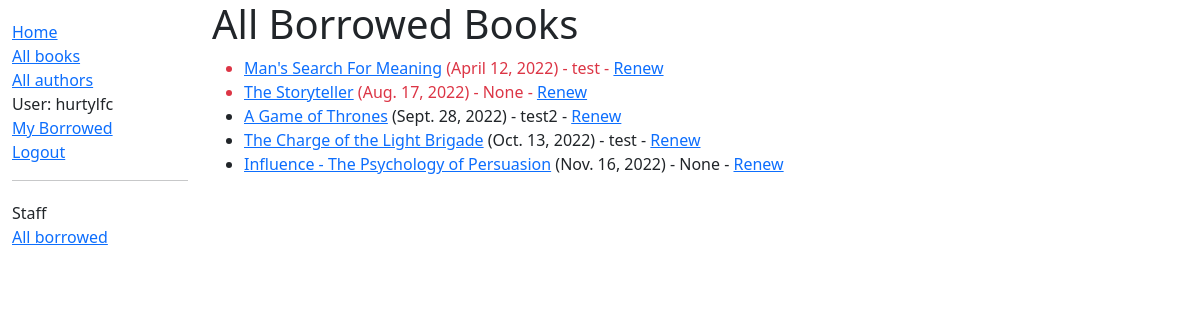
Page /catalog/borrowed/ (signed in) on the committed database.
### catalog/models.py (models this page shows, shortened)
class BookInstance(models.Model):
    id = models.UUIDField(primary_key=True, default=uuid.uuid4, help_text="Unique ID for this particular book across the whole library")
    book = models.ForeignKey("Book", on_delete=models.RESTRICT, null=True)
    imprint = models.CharField(max_length=200)
    due_back = models.DateField(null=True, blank=True)
    borrower = models.ForeignKey(User, on_delete=models.SET_NULL, null=True, blank=True)
    LOAN_STATUS = (
        ("m", "Maintenance"),
        ("o", "On loan"),
        ("a", "Available"),
        ("r", "Reserved")
    )
    status = models.CharField(
        max_length=1,
        choices=LOAN_STATUS,
        blank=True,
        default="m",
        help_text="Book availability",
    )
    class Meta:
        ordering = ["status", "due_back"]
        permissions = (("can_mark_returned", "Set book as returned"),)
    @property
    def is_overdue(self):
        return bool(self.due_back and date.today() > self.due_back)

class Book(models.Model):
    title = models.CharField(max_length=200)
    author = models.ForeignKey('Author', on_delete=models.SET_NULL, null=True)
    summary = models.TextField(max_length=1000, help_text="Enter a brief description of the book.")
    isbn = models.CharField('ISBN', max_length=13, unique=True, help_text="A 13 character <a href='https://www.isbn-international.org/content/what-isbn'>ISBN number</a>")
    genre = models.ManyToManyField(Genre, help_text="Select a genre for this book.")
    language = models.ForeignKey("Language", on_delete=models.SET_NULL, null=True)

### catalog/views.py (the view)
# urls.py: path("borrowed/", views.LoanedBooksAllListView.as_view(), name="all-borrowed"),
class LoanedBooksAllListView(PermissionRequiredMixin, generic.ListView):
    model = BookInstance
    permission_required = 'catalog.can_mark_returned'
    template_name = 'catalog/bookinstance_list_borrowed_all.html'
    paginate_by = 10
    def get_queryset(self):
        return BookInstance.objects.filter(status__exact='o').order_by('due_back')

### catalog/templates/catalog/bookinstance_list_borrowed_all.html
{% extends "base_generic.html" %}
{% block content %}
    <h1>All Borrowed Books</h1>
    {% if bookinstance_list %}
    <ul>
        {% for bookinst in bookinstance_list %}
        <li class="{% if bookinst.is_overdue %}text-danger{% endif %}">
            <a href="{% url 'book-detail' bookinst.book.pk %}">{{ bookinst.book.title }}</a>
            ({{ bookinst.due_back }}) {% if user.is_staff %}- {{ bookinst.borrower }}{% endif %}
            {% if perms.catalog.can_mark_returned %}- <a href="{% url 'renew-book-librarian' bookinst.id %}">Renew</a>{% endif %}
        </li>
        {% endfor %}
    </ul>
    {% else %}
    <p>There are no books borrowed.</p>
    {% endif %}
{% endblock %}

### catalog/templates/base_generic.html (shortened to what this page needs)
<!DOCTYPE html>
<html lang="en">
<head>
    <link href="https://cdn.jsdelivr.net/npm/bootstrap@5.1.3/dist/css/bootstrap.min.css" rel="stylesheet">
    {% load static %}
    <link rel="stylesheet" href="{% static 'css/styles.css' %}">
</head>
<body>
    <div class="container-fluid">
        <div class="row">
            <div class="col-sm-2">
                {% block sidebar %}
                <ul class="sidebar-nav">
                    <li><a href="{% url 'index' %}">Home</a></li>
                    <li><a href="{% url 'books' %}">All books</a></li>
                    <li><a href="{% url 'authors' %}">All authors</a></li>
                    {% if user.is_authenticated %}
                        <li>User: {{ user.get_username }}</li>
                        <li><a href="{% url 'my-borrowed' %}">My Borrowed</a></li>
                        <li><a href="{% url 'logout' %}?next={{ request.path }}">Logout</a></li>
                        {% else %}
                        <li><a href="{% url 'login' %}?next={{ request.path }}">Login</a></li>
                    {% endif %}
                    {% if user.is_staff %}
                    <hr>
                    <ul class="sidebar-nav">
                        <li>Staff</li>
                        {% if perms.catalog.can_mark_returned %}
                        <li><a href="{% url 'all-borrowed' %}">All borrowed</a></li>
                        {% endif %}
                    </ul>
                    {% endif %}
                </ul>
                {% endblock %}
            </div>
            <div class="col-sm-10">
                {% block content %}
                {% endblock %}
            </div>
        </div>
    </div>
</body>
</html>

### catalog/static/styles.css (style rules this page uses)
.sidebar-nav { margin-top: 20px; padding: 0; list-style: none; }

### rows in the picture
BookInstance: book "Man's Search For Meaning", due_back "April 12, 2022", borrower "test"
BookInstance: book "The Storyteller", due_back "Aug. 17, 2022", borrower "None"
BookInstance: book "A Game of Thrones", due_back "Sept. 28, 2022", borrower "test2"
BookInstance: book "The Charge of the Light Brigade", due_back "Oct. 13, 2022", borrower "test"
BookInstance: book "Influence - The Psychology of Persuasion", due_back "Nov. 16, 2022", borrower "None"

### other values in the picture
{{ user.get_username }} "hurtylfc"
